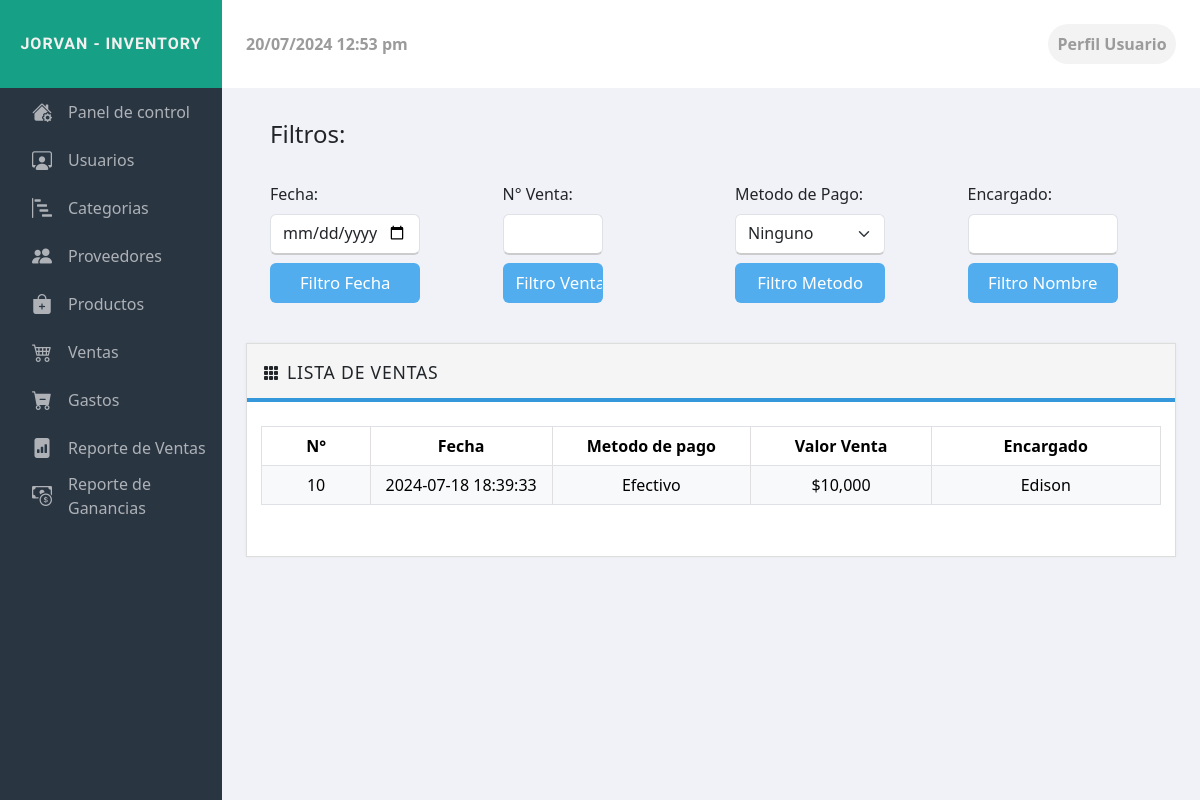
Before: /admin/view/ventas.php with the older database file.
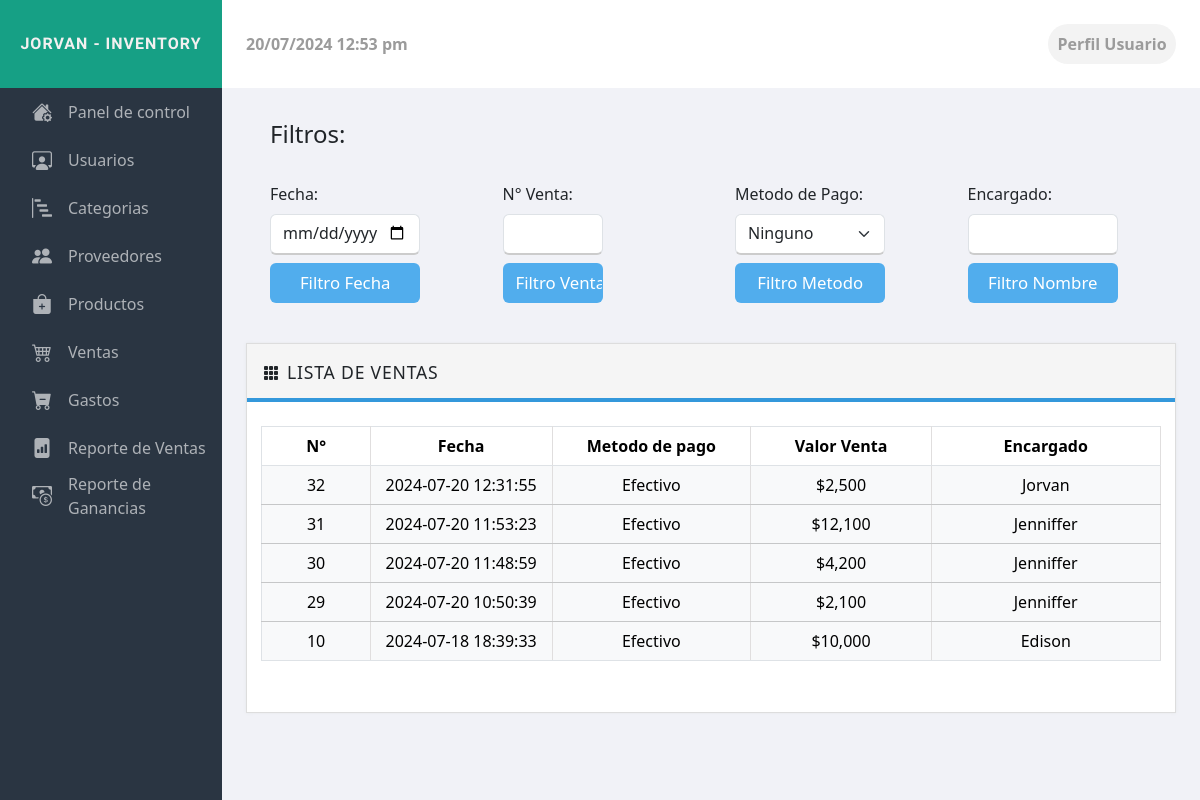
After: the same page with the newer database file.
### tables this page shows
CREATE TABLE `venta` (
  `id_ven` int(10) NOT NULL,
  `fecha_ven` datetime NOT NULL,
  `metodopago_ven` varchar(60) NOT NULL,
  `valortotal_ven` varchar(60) NOT NULL,
  `id_cajaVenta` int(10) NOT NULL
);

CREATE TABLE `usuario` (
  `id_us` int(10) NOT NULL,
  `nombre_us` varchar(60) NOT NULL,
  `apellido_us` varchar(60) NOT NULL,
  `jornada_us` varchar(60) NOT NULL,
  `telefono_us` varchar(10) NOT NULL,
  `correo_us` varchar(60) NOT NULL,
  `estado_us` varchar(60) NOT NULL,
  `rol_us` varchar(60) NOT NULL,
  `password` varchar(60) NOT NULL
);

### admin/model/consultas.php (called while the page is built, shortened)
<?php
    class consultas {
        private $conexion;
        public function __construct($conexion) {
            $this->conexion = $conexion;
        }
        function consultaMultiple($consulta){
            $respuesta = array();
            $modulos = $this->conexion->prepare($consulta);
            $modulos->execute();
            $total = $modulos->rowCount();
            if ($total > 0) {
                $a = 0;
                while ($data = $modulos->fetch(PDO::FETCH_ASSOC)) {
                    $respuesta[$a] = $data;
                    $a++;
                }
            }
            return $respuesta;
        }
    }
?>

### admin/model/datosVenta.php (called while the page is built, shortened)
<?php
class misventa
{
    function verVenta($consulta)
    {
        $conexion = new Conexion();
        $arreglo = array();
        $modulos = $conexion->prepare($consulta);
        $modulos->execute();
        $total = $modulos->rowCount();
        if ($total > 0) {
            $a = 0;
            while ($data = $modulos->fetch(PDO::FETCH_ASSOC)) {
                $arreglo[$a] = $data;
                $a++;
            }
        }
        return $arreglo;
    }
}
?>

### admin/model/datosUsuario.php (called while the page is built, shortened)
<?php
class misUsuarios
{
    function verUsuarioId($id)
    {
        $conexion = new Conexion();
        $arreglo = array();
        $consulta = "SELECT id_us, nombre_us, apellido_us, jornada_us, telefono_us, correo_us, estado_us, rol_us,password FROM usuario
                    WHERE id_us = :id";
        $modules = $conexion->prepare($consulta);
        $modules->bindParam(":id", $id);
        $modules->execute();
        $total = $modules->rowCount();
        if ($total > 0) {
            $i = 0;
            while ($data = $modules->fetch(PDO::FETCH_ASSOC)) {
                $arreglo[$i] = $data;
                $i++;
            }
        }
        return $arreglo;
    }
}
?>

### admin/model/datosCaja.php (called while the page is built, shortened)
<?php
class misCaja
{
    function verCajaId($id)
    {
        $conexion = new Conexion();
        $arreglo = array();
        $consulta = "SELECT * FROM caja
                    WHERE id_caja = :id";
        $modules = $conexion->prepare($consulta);
        $modules->bindParam(":id", $id);
        $modules->execute();
        $total = $modules->rowCount();
        if ($total > 0) {
            $i = 0;
            while ($data = $modules->fetch(PDO::FETCH_ASSOC)) {
                $arreglo[$i] = $data;
                $i++;
            }
        }
        return $arreglo;
    }
}
?>

### admin/view/ventas.php (the view, shortened to what the changed rows need)
<?php
    include("../model/consultas.php");
    $conexion = new conexion();
    $consultas = new consultas($conexion);
    $consultaCaja = $consultas->consultaMultiple("SELECT * FROM caja WHERE id_caja=(SELECT max(id_caja) FROM caja)");
    $estadoCaja = $consultaCaja[0]['estado_caja'];
    $usuarioCaja = $consultaCaja[0]['id_usCaja'];
    if ($estadoCaja!="Cerrada" && $usuarioCaja==1){
?>
<html lang="en">
  <head>
    <link rel="stylesheet" href="https://cdn.jsdelivr.net/npm/bootstrap-icons@1.10.5/font/bootstrap-icons.css">
    <link rel="stylesheet" href="../libraries/style.css">
    <link rel="stylesheet" href="../libraries/bootstrap/bootstrap.css">
  </head>
  <body>
    <?php
        include('../model/datosVenta.php');
        include('../model/datosCaja.php');
        include('../model/datosUsuario.php');
        $misVenta = new misVenta();
        $misCaja = new misCaja();
        $misUsuario = new misUsuarios();
    ?>
    <section class="contenido">
        <div class="interfaz overflow-auto">
            <div class="categorias overflow-auto m-0">
                <div class="tabla f-2">
                    <div class="body">
                        <table class="table" border="1px">
                            <thead class="table-default">
                                <th class="text-center" style="width: 3rem">N°</th>
                                <th class="text-center" style="width: 3rem">Fecha</th>
                                <th class="text-center" style="width: 5.5rem">Metodo de pago</th>
                                <th class="text-center" style="width: 5rem">Valor Venta</th>
                                <th class="text-center" style="width: 4rem">Encargado</th>
                            </thead>
                            <tbody>
                                <?php
                                    $consulta="SELECT * FROM venta ORDER BY id_ven DESC";
                                    $respVenta = $misVenta->verVenta($consulta);
                                    foreach ($respVenta as $fila) {
                                            if ($fila['valortotal_ven']!=0){
                                            $id_caja = $misCaja->verCajaId($fila['id_cajaVenta']);
                                            $nom_usuario = $misUsuario->verUsuarioId($id_caja[0]['id_usCaja']);?>
                                            <tr class="table-light">
                                                <td class="text-center"><?php echo $fila['id_ven'];?></td>
                                                <td class="text-center"><?php echo $fila['fecha_ven'];?></td>
                                                <td class="text-center"><?php echo ($fila['metodopago_ven']);?></td>
                                                <td class="text-center"><?php echo '$'.number_format($fila['valortotal_ven']);?></td>
                                                <td class="text-center"><?php echo $nom_usuario[0]['nombre_us'];?></td>
                                            </tr>
                                <?php
                                    }}
                                ?>
                            </tbody>
                        </table>
                    </div>
                </div>
            </div>
        </div>
    </section>
    <?php
        } else {
            echo '<script>
                    alert("Error al acceder. La cuenta esta inactiva o el usuario activo no tiene un rol de admin, por lo cual no puede acceder a este apartado")
                </script>';
        }
    ?>
  </body>
</html>

Changed rows visible on the page:
added venta: id_ven "32", fecha_ven "2024-07-20 12:31:55", metodopago_ven "Efectivo", valortotal_ven "2,500", usuario.nombre_us "Jorvan"
added venta: id_ven "31", fecha_ven "2024-07-20 11:53:23", metodopago_ven "Efectivo", valortotal_ven "12,100", usuario.nombre_us "Jenniffer"
added venta: id_ven "30", fecha_ven "2024-07-20 11:48:59", metodopago_ven "Efectivo", valortotal_ven "4,200", usuario.nombre_us "Jenniffer"
now on this page (row edited): venta: id_ven "29", fecha_ven "2024-07-20 10:50:39", metodopago_ven "Efectivo", valortotal_ven "2,100", usuario.nombre_us "Jenniffer"
